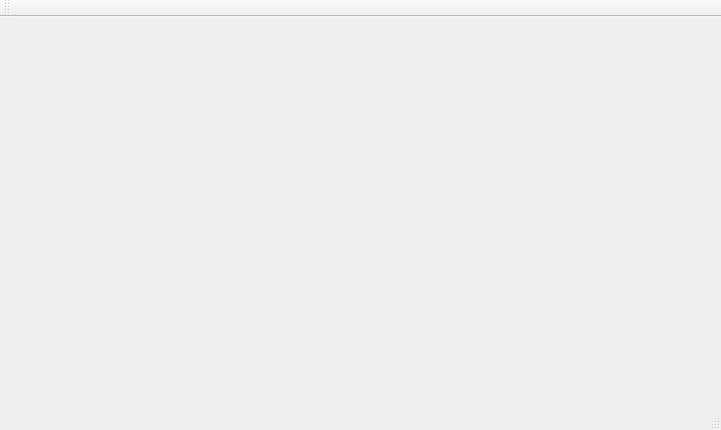
<?xml version="1.0" encoding="UTF-8"?>
<ui version="4.0">
 <class>MainWindow</class>
 <widget class="QMainWindow" name="MainWindow">
  <property name="geometry">
   <rect>
    <x>0</x>
    <y>0</y>
    <width>721</width>
    <height>430</height>
   </rect>
  </property>
  <property name="windowTitle">
   <string>MainWindow</string>
  </property>
  <widget class="QWidget" name="centralWidget"/>
  <widget class="QMenuBar" name="menuBar">
   <property name="geometry">
    <rect>
     <x>0</x>
     <y>0</y>
     <width>721</width>
     <height>21</height>
    </rect>
   </property>
  </widget>
  <widget class="QToolBar" name="mainToolBar">
   <attribute name="toolBarArea">
    <enum>TopToolBarArea</enum>
   </attribute>
   <attribute name="toolBarBreak">
    <bool>false</bool>
   </attribute>
  </widget>
  <widget class="QStatusBar" name="statusBar"/>
 </widget>
 <layoutdefault spacing="6" margin="11"/>
 <resources/>
 <connections/>
</ui>
